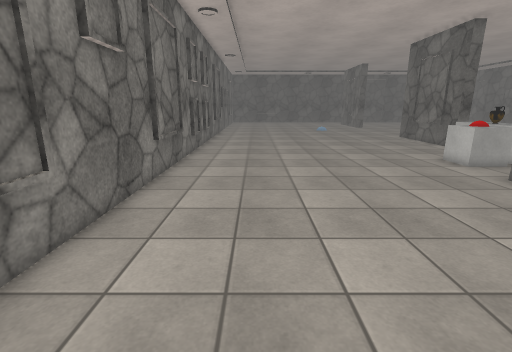
[1] (above)

21 first-person views from a walk through a 3-D level made in the Unity game engine. The camera is 1.5 m above the floor, tilts 14° down and sees 85° across. The floor is counted in squares, 0.5 m on a side. Each view is taken from the middle of a square. On the plan, view 1 faces up. The plan holds only what a view shows up to about 20 squares ahead; the rest is blank. The place goes on beyond the plan. The player character is not drawn. Some surface patterns are stand-ins.

[2]
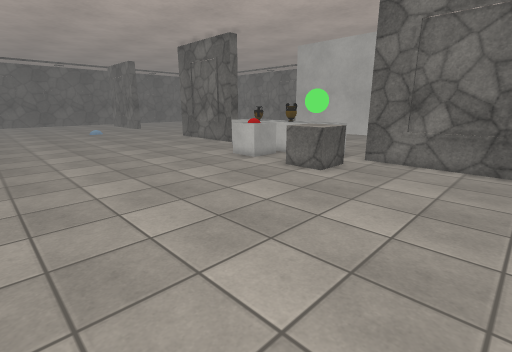

[3]
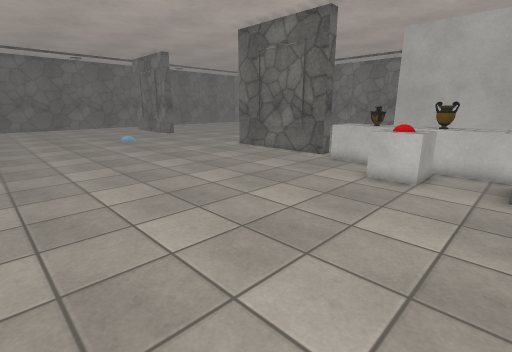

[4]
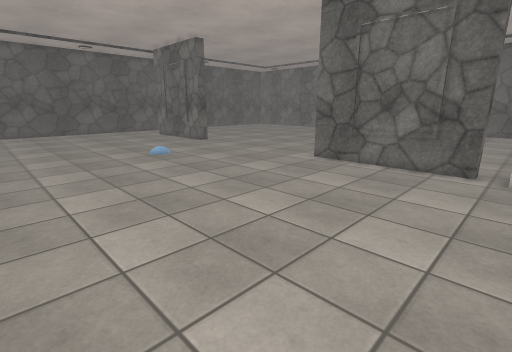

[5]
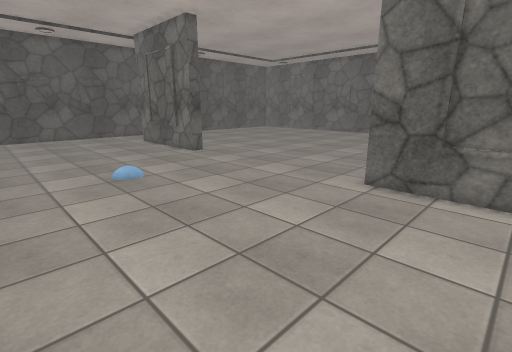

[6]
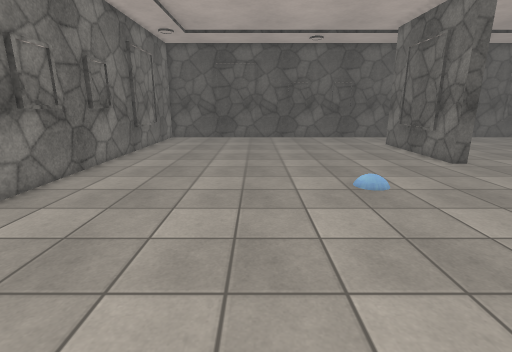

[7]
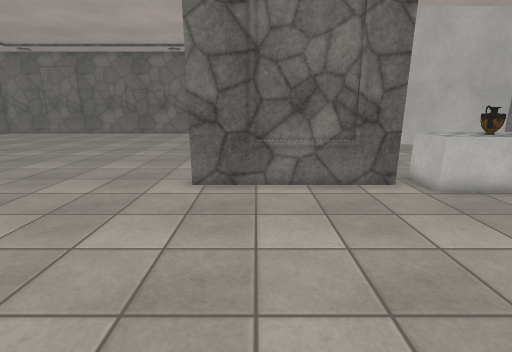

[8]
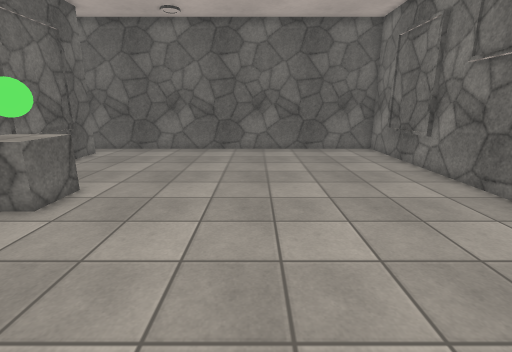

[9]
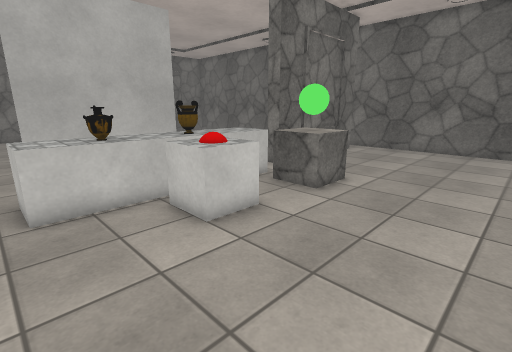

[10]
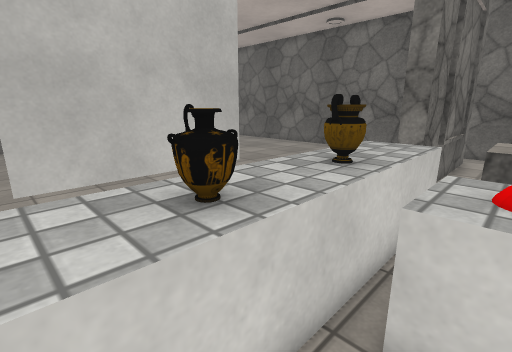

[11]
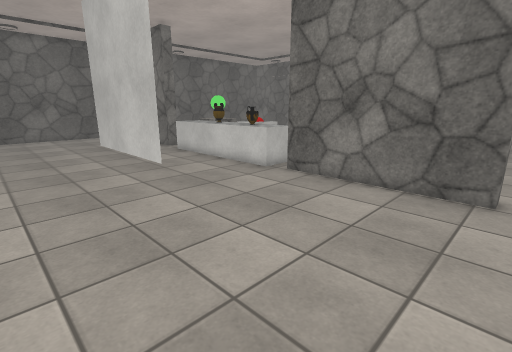

[12]
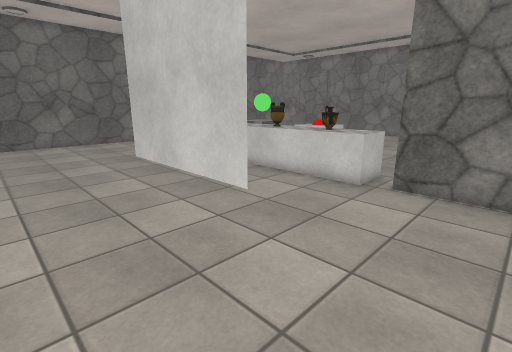

[13]
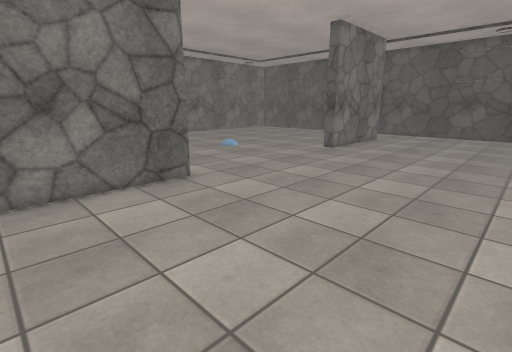

[14]
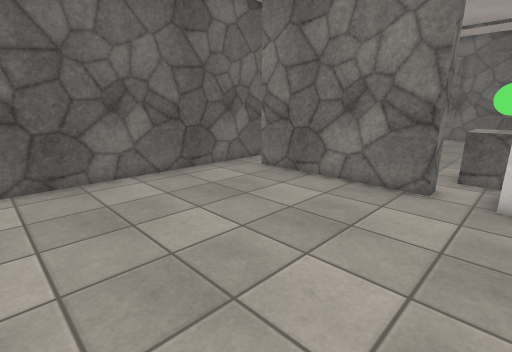

[15]
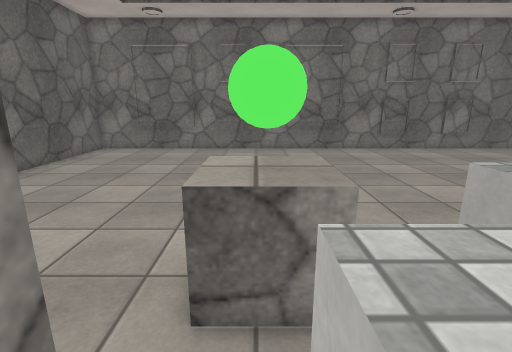

[16]
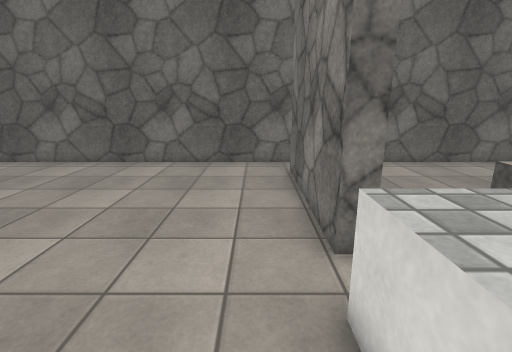

[17]
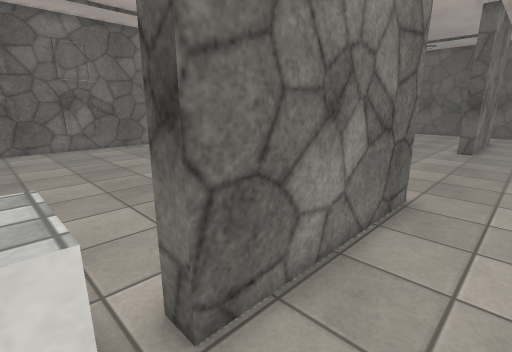

[18]
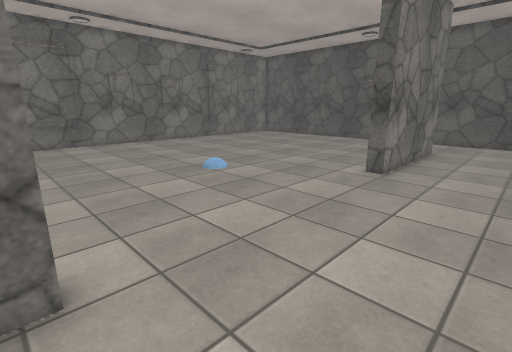

[19]
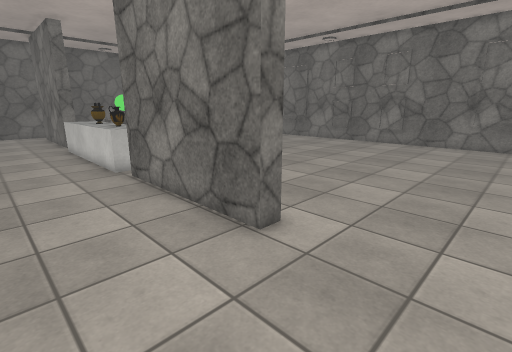

[20]
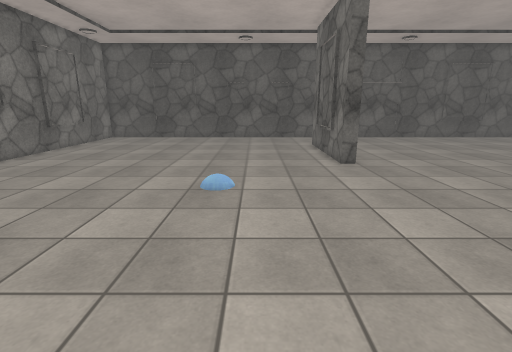

[21]
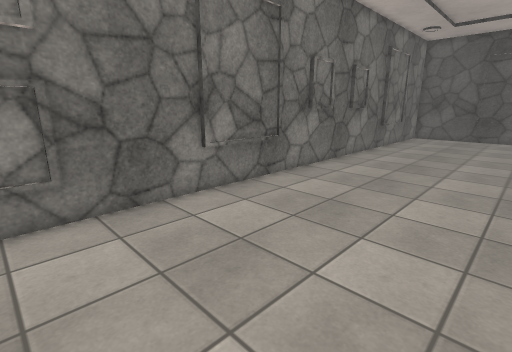

### Floor plan
Key: @ floor where view 1 was taken; # wall or solid block; . floor; = window, fence, low wall or low ledge; ^ raised ledge; T thing the floor can be seen under or through; O other object.
Columns run from 4 left of view 1 to 26 right of it. Each row starts with its distance up from view 1.
 46 # ...... ........ ##....   ...
 45 #.................##...........
 44 #.................##...........
 43 #.................##...........
 42 #..................#..........
 41 #..................#..........
 40 #.............................
 39 #.............................
 38 #.............................
 37 #..............................
 36 #..............................
 35 #..............................
 34 #..............................
 33 #..............................
 32 #..............................
 31 #..............................
 30 #..............................
 29 #..............................
 28 #..................#...........
 27 #..................#...........
 26 #.................##...........
 25 #.................##...........
 24 #.................##...........
 23 #.................##...........
 22 #.................##...........
 21 #..................#...........
 20 #.................##...........
 19 #.................^^...........
 18 #.................^O.....T.....
 17 #.................OO.....T.....
 16 #..............OOO^^.....T.....
 15 #..............OOO^^.....T.....
 14 #..............OOO#O.....T.....
 13 #.................^^.....T.....
 12 #.................^^.....T.....
 11 #..............#O^^^...........
 10 #............. #O=.............
  9 #............. =^.##...........
  8 #.................##..........
  7 #.................##...........
  6 #.................##...........
  5 #.................##...........
  4 #.................##...........
  3 #.................##...........
  2 #..................#...........
  1 #..................#...........
  0 #...@..........................
 -1 ###############################

Where each view was taken, in squares from view 1:
view 1: 0 up, 0 right, facing up
view 2: 2 up, 1 left, facing up-right
view 3: 11 up, 1 left, facing up-right
view 4: 19 up, 0 right, facing up-right
view 5: 24 up, 4 right, facing up-right
view 6: 26 up, 4 right, facing up
view 7: 26 up, 4 right, facing right
view 8: 19 up, 4 right, facing down
view 9: 20 up, 5 right, facing down-right
view 10: 19 up, 12 right, facing down-right
view 11: 29 up, 26 right, facing down-left
view 12: 24 up, 26 right, facing down-left
view 13: 22 up, 26 right, facing up-left
view 14: 11 up, 26 right, facing down-left
view 15: 10 up, 16 right, facing left
view 16: 14 up, 17 right, facing down
view 17: 19 up, 18 right, facing up-left
view 18: 28 up, 20 right, facing up-left
view 19: 33 up, 20 right, facing down-left
view 20: 26 up, 10 right, facing up
view 21: 24 up, 4 right, facing up-left
